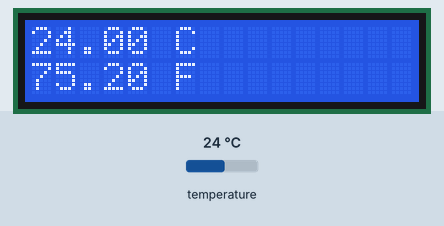
A sketch run on a simulated Arduino Uno, built with avr-gcc and run on an emulated ATmega328P. Shown: 16×2 character LCD. The test bench sets the inputs (shaded band); at power-on: temperature 24 °C.

Above: at 1.8 s.
1.9 s: temperature set to 7 °C
At 2.8 s:
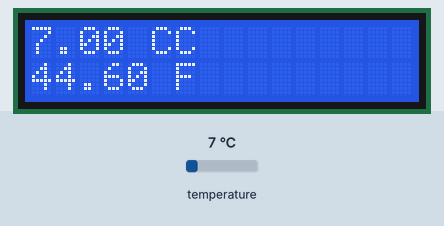
4.0 s: temperature set to 12 °C
At 6.0 s:
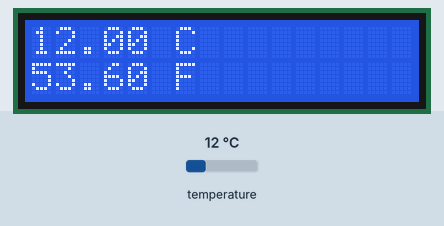
6.7 s: temperature set to 19 °C
At 9.3 s:
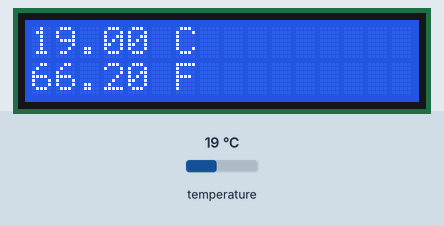
Timing chart, 0 to 10.8 s (numbered marks = the images above; inputs shaded):
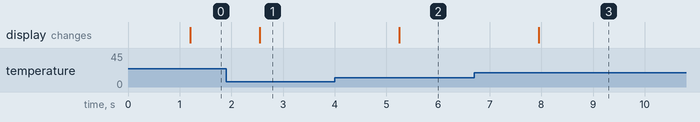

Measured:
- after the input at 1.9 s, the display: changes after 0.65 s (image 1)
- after the input at 4.0 s, the display: changes after 1.3 s (image 2)
- after the input at 6.7 s, the display: changes after 1.3 s (image 3)

The sketch:

lcf.ino
```cpp
#include <LiquidCrystal_I2C.h>
#include <OneWire.h>

LiquidCrystal_I2C lcd(0x3F, 16, 2);
OneWire ds(0);

void setup()
{
  lcd.init();
  lcd.clear();
// Turn on the backlight.
  lcd.backlight();
}

void loop()
{
  byte i; // counter
  byte present = 0; //
  byte data[12];
  byte addr[8];
  float celsius, fahrenheit;
  delay(100);

  if ( !ds.search(addr))
  {
    ds.reset_search();
    delay(100);
    return;
  }

  ds.reset();
  ds.select(addr);
  ds.write(0x44, 1);
  delay(1000);
  present = ds.reset();
  ds.select(addr);
  ds.write(0xBE);

  for ( i = 0; i < 9; i++) {
    data[i] = ds.read();
  }

  int16_t raw = (data[1] << 8) | data[0];
  byte cfg = (data[4] & 0x60);

  if (cfg == 0x00) raw = raw & ~7;
  else if (cfg == 0x20) raw = raw & ~3;
  else if (cfg == 0x40) raw = raw & ~1;

  celsius = (float)raw / 16.0;
  fahrenheit = celsius * 1.8 + 32.0;
  lcd.print(celsius);
  lcd.print(" C");
  lcd.setCursor(0, 1);
  lcd.print(fahrenheit);
  lcd.print(" F");
  lcd.setCursor(0,0);
}
```
